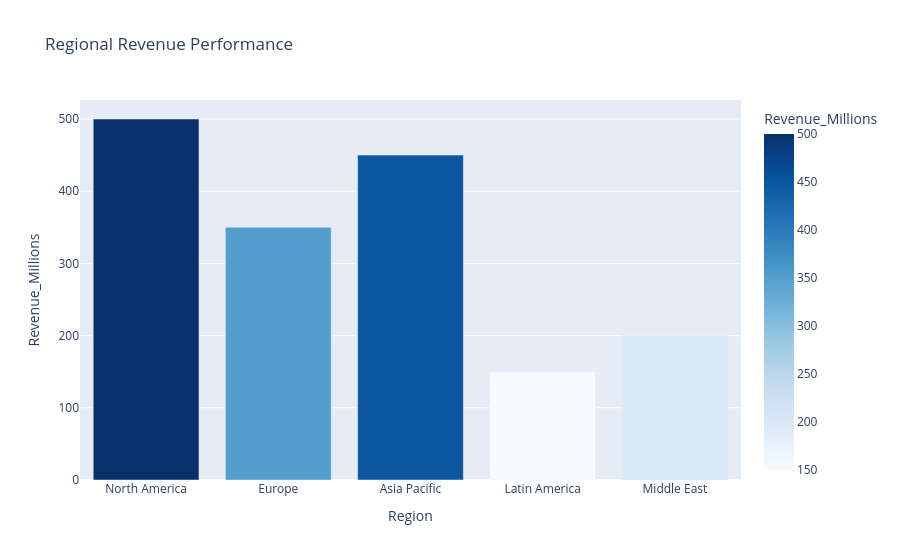

The cell this chart's notebook holds for it:
### Markdown cell above
## 1. Top-Performing Regions

**Business Observation:** Certain geographic regions contribute disproportionately to the total revenue.  
**Evidence:** Analysis of transaction volumes and revenue by region shows clear concentrations of high-value activity.  
**Impact:** Marketing and expansion efforts should be prioritized in these high-performing regions to maximize ROI.  
**Recommended Action:** Increase targeted regional marketing spend in the top 2 regions by 15% in Q3.

### Code cell
# Simulate regional performance data
regions = ['North America', 'Europe', 'Asia Pacific', 'Latin America', 'Middle East']
revenue = [500, 350, 450, 150, 200]  # in millions
regional_data = pd.DataFrame({'Region': regions, 'Revenue_Millions': revenue})

fig_regions = px.bar(
    regional_data, x='Region', y='Revenue_Millions', 
    title='Regional Revenue Performance',
    color='Revenue_Millions', color_continuous_scale='Blues'
)
fig_regions.write_html('../../../visualizations/executive_regional_performance.html')
fig_regions.show()

### Figure 1 — Plotly figure (JSON) as saved in the notebook; plotly's stock layout.template omitted (floating-point values rounded to 4 significant figures)
{"data": [{"hovertemplate": "Region=%{x}<br>Revenue_Millions=%{marker.color}<extra></extra>", "legendgroup": "", "marker": {"color": [500, 350, 450, 150, 200], "coloraxis": "coloraxis", "pattern": {"shape": ""}}, "name": "", "orientation": "v", "showlegend": false, "textposition": "auto", "type": "bar", "x": ["North America", "Europe", "Asia Pacific", "Latin America", "Middle East"], "xaxis": "x", "y": [500, 350, 450, 150, 200], "yaxis": "y"}], "layout": {"barmode": "relative", "coloraxis": {"autocolorscale": false, "colorbar": {"title": {"text": "Revenue_Millions"}}, "colorscale": [[0.0, "rgb(247,251,255)"], [0.125, "rgb(222,235,247)"], [0.25, "rgb(198,219,239)"], [0.375, "rgb(158,202,225)"], [0.5, "rgb(107,174,214)"], [0.625, "rgb(66,146,198)"], [0.75, "rgb(33,113,181)"], [0.875, "rgb(8,81,156)"], [1.0, "rgb(8,48,107)"]]}, "legend": {"tracegroupgap": 0}, "title": {"text": "Regional Revenue Performance"}, "xaxis": {"anchor": "y", "domain": [0.0, 1.0], "title": {"text": "Region"}}, "yaxis": {"anchor": "x", "domain": [0.0, 1.0], "title": {"text": "Revenue_Millions"}}}}
